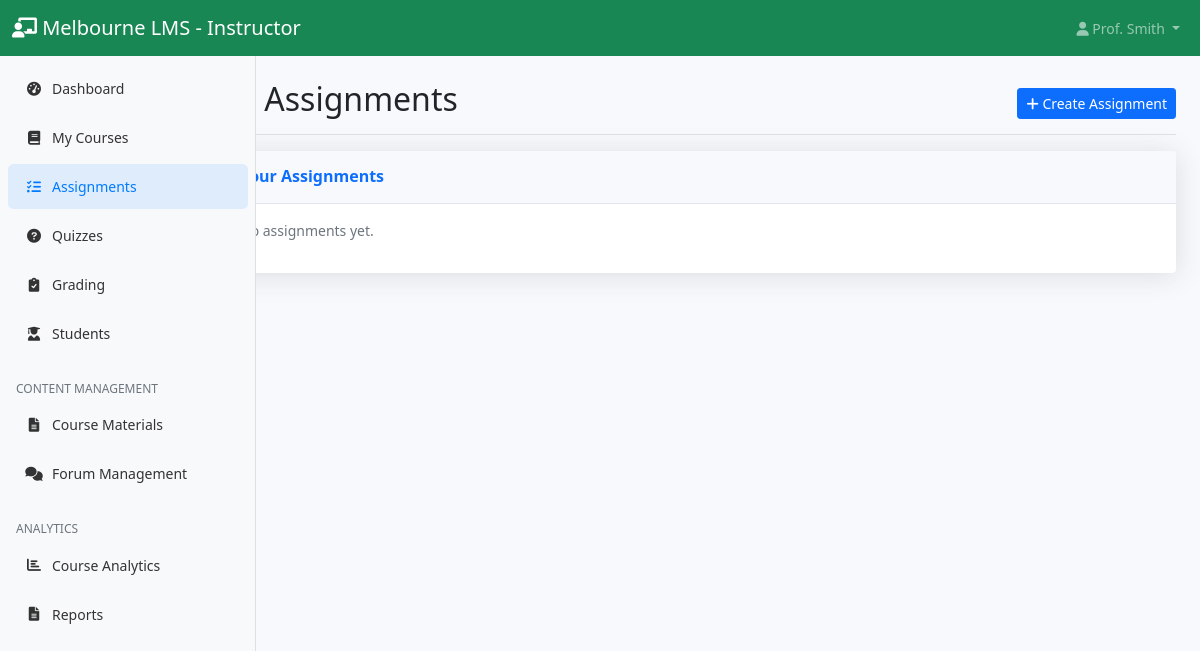
/instructor/assignments.php (signed in), run on an earlier commit of the app's database.
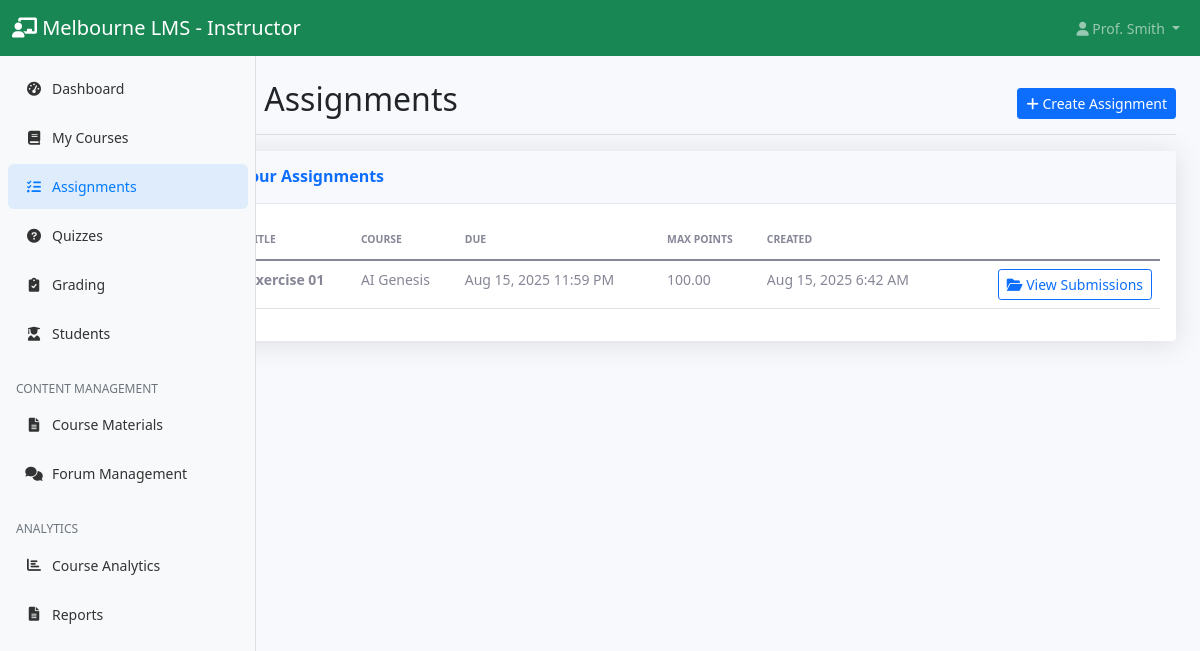
And on a later commit of the database.
### tables this page shows
CREATE TABLE `assignments` (
  `id` int(11) NOT NULL,
  `course_id` int(11) NOT NULL,
  `title` varchar(200) NOT NULL,
  `description` text DEFAULT NULL,
  `due_date` datetime DEFAULT NULL,
  `max_points` decimal(5,2) DEFAULT 100.00,
  `created_by` int(11) NOT NULL,
  `created_at` timestamp NOT NULL DEFAULT current_timestamp()
);

CREATE TABLE `courses` (
  `id` int(11) NOT NULL,
  `title` varchar(200) NOT NULL,
  `description` text DEFAULT NULL,
  `instructor_id` int(11) NOT NULL,
  `course_code` varchar(20) NOT NULL,
  `credits` int(11) DEFAULT 3,
  `semester` varchar(20) DEFAULT NULL,
  `year` int(11) DEFAULT NULL,
  `max_students` int(11) DEFAULT 50,
  `status` enum('active','inactive') DEFAULT 'active',
  `created_at` timestamp NOT NULL DEFAULT current_timestamp()
);

### config/database.php (called while the page is built, shortened)
<?php
function formatDate($date)
{
    return date('M j, Y g:i A', strtotime($date));
}

### instructor/assignments.php (the view, shortened to what this page needs)
<?php
require_once '../config/database.php';
$database = new Database();
$db = $database->getConnection();
$assignmentsStmt = $db->prepare('SELECT a.*, c.title AS course_title
	FROM assignments a
	JOIN courses c ON a.course_id = c.id
	WHERE c.instructor_id = ?
	ORDER BY a.created_at DESC');
$assignmentsStmt->execute([$_SESSION['user_id']]);
$assignments = $assignmentsStmt->fetchAll(PDO::FETCH_ASSOC);
?>
<!DOCTYPE html>
<html lang="en">
<head>
	<link href="https://cdn.jsdelivr.net/npm/bootstrap@5.1.3/dist/css/bootstrap.min.css" rel="stylesheet">
	<link href="https://cdnjs.cloudflare.com/ajax/libs/font-awesome/6.0.0/css/all.min.css" rel="stylesheet">
	<link href="../assets/css/dashboard.css" rel="stylesheet">
</head>
<body>
	<?php include '../includes/instructor_navbar.php'; ?>
	<div class="container-fluid">
		<div class="row">
			<?php include '../includes/instructor_sidebar.php'; ?>
			<main class="col-md-9 ms-sm-auto col-lg-10 px-md-4">
				<div class="d-flex justify-content-between flex-wrap flex-md-nowrap align-items-center pt-3 pb-2 mb-3 border-bottom">
					<h1 class="h2"><i class="fas fa-tasks"></i> Assignments</h1>
					<div class="btn-toolbar mb-2 mb-md-0">
						<button type="button" class="btn btn-sm btn-primary" data-bs-toggle="modal" data-bs-target="#createModal">
							<i class="fas fa-plus"></i> Create Assignment
						</button>
					</div>
				</div>
				<div class="card shadow mb-4">
					<div class="card-header py-3 d-flex justify-content-between align-items-center">
						<h6 class="m-0 font-weight-bold text-primary">Your Assignments</h6>
					</div>
					<div class="card-body">
						<?php if (empty($assignments)): ?>
							<p class="text-muted">No assignments yet.</p>
						<?php else: ?>
							<div class="table-responsive">
								<table class="table table-hover">
									<thead>
										<tr>
											<th>Title</th>
											<th>Course</th>
											<th>Due</th>
											<th>Max Points</th>
											<th>Created</th>
											<th></th>
										</tr>
									</thead>
									<tbody>
										<?php foreach ($assignments as $a): ?>
										<tr>
											<td><strong><?php echo htmlspecialchars($a['title']); ?></strong></td>
											<td><?php echo htmlspecialchars($a['course_title']); ?></td>
											<td><?php echo $a['due_date'] ? formatDate($a['due_date']) : '<span class="text-muted">—</span>'; ?></td>
											<td><?php echo htmlspecialchars($a['max_points']); ?></td>
											<td><?php echo formatDate($a['created_at']); ?></td>
											<td class="text-end">
												<a class="btn btn-sm btn-outline-primary" href="assignment_view.php?id=<?php echo (int)$a['id']; ?>">
													<i class="fas fa-folder-open"></i> View Submissions
												</a>
											</td>
										</tr>
										<?php endforeach; ?>
									</tbody>
								</table>
							</div>
						<?php endif; ?>
					</div>
				</div>
			</main>
		</div>
	</div>
</body>
</html>

What changed in the data, as far as the page shows it:
added assignments: title "Exercise 01", course.title "AI Genesis", due_date "Aug 15, 2025 11:59 PM", max_points "100.00", created_at "Aug 15, 2025 6:42 AM"
Also different on the page:
text no longer shown: "No assignments yet."
text now shown: "TITLE COURSE DUE MAX POINTS CREATED"
